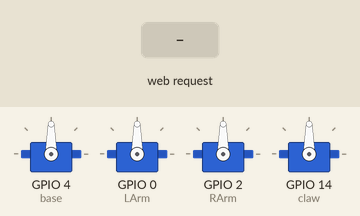
A sketch run on a simulated ESP8266 (NodeMCU). On the bench: 4 × servo. Inputs (shaded band) come from the test bench. WiFi joins after 1.5 s; servers stay silent unless stated; what the sketch prints to the serial monitor is not drawn.

Above: at 3.5 s.
3.6 s: HTTP request GET /bottom received
At 4.06 s:
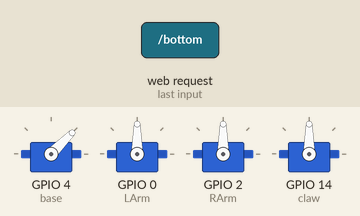
6.6 s: HTTP request GET /left received
At 6.77 s:
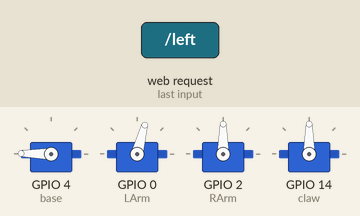
9.6 s: HTTP request GET /right received
At 9.78 s:
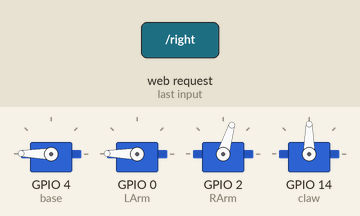
12.6 s: HTTP request GET /bottom received
15.6 s: HTTP request GET /left received
Timing chart, 0 to 19.6 s (numbered marks = the images above; inputs shaded):
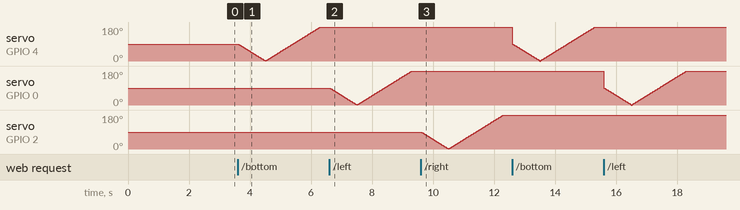

The sketch:

Arm.ino
```cpp
/**********************************************************************
项目名称/Project          : MeArm机械臂控制程序
程序名称/Program name     :
团队/Team                : 太极创客团队 / Taichi-Maker (www.taichi-maker.com)
作者/Author              :
日期/Date（YYYYMMDD）     :
程序目的/Purpose          : http控制MeArm机械臂
-----------------------------------------------------------------------
如需要获得具体电路连接细节，请查阅太极创客制作的
《零基础入门学用Arduino教程 - MeArm篇》页面。
 nodemcu引脚对应数字：      * 16=D0;  *  4=D2; *  0=D3; *  2=D4; * 14=D5; * 12=D6; * 13=D7; * 15=D8; *  3=D9; *  1=D10;
***********************************************************************/
#include <ESP8266WiFi.h>        // 本程序使用 ESP8266WiFi库
#include <ESP8266WiFiMulti.h>   //  ESP8266WiFiMulti库
#include <ESP8266WebServer.h>   //  ESP8266WebServer库
#include "webhtml.h"
#include <Servo.h>

IPAddress local_IP(192, 168, 31, 123);//想要设定的静态ip
IPAddress gateway(192, 168, 31, 1);//当前网关
IPAddress subnet(255, 255, 255, 0);//当前子网掩码

ESP8266WiFiMulti wifiMulti;     // 建立ESP8266WiFiMulti对象,对象名称是 'wifiMulti'
ESP8266WebServer esp8266_server(80);// 建立网络服务器对象，该对象用于响应HTTP请求。监听端口（80）

Servo base, RArm, LArm, claw ;    //创建4个servo对象

// 建立4个int型变量存储当前电机角度值
// 初始角度值为设备启动后初始状态所需要的电机角度数值
int basePos = 90;
int LArmPos = 90;
int RArmPos = 90;
int clawPos = 90;

// 设置舵机转速
int speed =10;

//存储电机极限值(const指定该数值为常量,常量数值在程序运行中不能改变)
const int baseMin = 0;
const int baseMax = 180;
const int LArmMin = 45;
const int LArmMax = 180;
const int RArmMin = 35;
const int RArmMax = 120;
const int clawMin = 25;
const int clawMax = 100;

void setup(void){
  base.attach(4);     // base 伺服舵机连接引脚11 舵机代号'b'
  delay(200);          // 稳定性等待
  LArm.attach(0);     // LArm 伺服舵机连接引脚10 舵机代号'r'
  delay(200);          // 稳定性等待
  RArm.attach(2);      // RArm 伺服舵机连接引脚9  舵机代号'f'
  delay(200);          // 稳定性等待
  claw.attach(14);      // claw 伺服舵机连接引脚6  舵机代号'c'
  delay(200);          // 稳定性等待

  base.write(basePos);
  delay(10);
  RArm.write(RArmPos);
  delay(10);
  LArm.write(LArmPos);
  delay(10);
  claw.write(clawPos);
  delay(10);

  Serial.begin(9600);   // 启动串口通讯

  wifiMulti.addAP("417", "chengda417417"); // 将需要连接的一系列WiFi ID和密码输入这里
  wifiMulti.addAP("ssid_from_AP_2", "your_password_for_AP_2"); // ESP8266-NodeMCU再启动后会扫描当前网络
  wifiMulti.addAP("ssid_from_AP_3", "your_password_for_AP_3"); // 环境查找是否有这里列出的WiFi ID。如果有
  Serial.println("Connecting ...");                            // 则尝试使用此处存储的密码进行连接。

  WiFi.config(local_IP, gateway, subnet);//设置静态IP
  WiFi.mode(WIFI_STA);//设置为接收WiFi模式

  int i = 0;
  while (wifiMulti.run() != WL_CONNECTED) {  // 此处的wifiMulti.run()是重点。通过wifiMulti.run()，NodeMCU将会在当前
    delay(1000);                             // 环境中搜索addAP函数所存储的WiFi。如果搜到多个存储的WiFi那么NodeMCU
    Serial.print(i++); Serial.print(' ');    // 将会连接信号最强的那一个WiFi信号。
  }                                          // 一旦连接WiFI成功，wifiMulti.run()将会返回“WL_CONNECTED”。这也是
                                             // 此处while循环判断是否跳出循环的条件。

  // WiFi连接成功后将通过串口监视器输出连接成功信息
  Serial.println('\n');
  Serial.print("Connected to ");
  Serial.println(WiFi.SSID());              // 通过串口监视器输出连接的WiFi名称
  Serial.print("IP address:\t");
  Serial.println(WiFi.localIP());           // 通过串口监视器输出ESP8266-NodeMCU的IP

  esp8266_server.begin();                           // 启动网站服务
  esp8266_server.on("/", HTTP_GET, handleRoot);     // 设置服务器根目录即'/'的函数'handleRoot'
  // esp8266_server.on("/top", HTTP_GET, top_arm);  // 设置处理LED控制请求的函数'handleLED'
  esp8266_server.on("/bottom", HTTP_GET, bottom_arm);  // 设置处理LED控制请求的函数'handleLED'
  esp8266_server.on("/left", HTTP_GET, left_arm);  // 设置处理LED控制请求的函数'handleLED'
  esp8266_server.on("/right", HTTP_GET, right_arm);  // 设置处理LED控制请求的函数'handleLED'

  esp8266_server.onNotFound(handleNotFound);        // 设置处理404情况的函数'handleNotFound'

  Serial.println("HTTP esp8266_server started");//  告知用户ESP8266网络服务功能已经启动
}

void loop(void){
  esp8266_server.handleClient();                     // 检查http服务器访问
}

/*设置服务器根目录即'/'的函数'handleRoot'
  该函数的作用是每当有客户端访问NodeMCU服务器根目录时，
  NodeMCU都会向访问设备发送 HTTP 状态 200 (Ok) 这是send函数的第一个参数。
  同时NodeMCU还会向浏览器发送HTML代码，以下示例中send函数中第三个参数，
  也就是双引号中的内容就是NodeMCU发送的HTML代码。该代码可在网页中产生LED控制按钮。
  当用户按下按钮时，浏览器将会向NodeMCU的/LED页面发送HTTP请求，请求方式为POST。
  NodeMCU接收到此请求后将会执行handleLED函数内容*/
void handleRoot() {
  esp8266_server.send(200, "text/html", String(HTML));
}

// bottom
void bottom_arm() {

  for (int i=90; i>=1; i--){
    base.write(i);
    delay (speed);
  }

  for (int i=0; i<=179; i++){
    base.write(i);
    delay (speed);
  }

  esp8266_server.sendHeader("Location","/");          // 跳转回页面根目录
  esp8266_server.send(303);                           // 发送Http相应代码303 跳转
}

// left
void left_arm() {

  for (int i=90; i>=1; i--){
    LArm.write(i);
    delay (speed);
  }

  for (int i=0; i<=179; i++){
    LArm.write(i);
    delay (speed);
  }

  esp8266_server.sendHeader("Location","/");          // 跳转回页面根目录
  esp8266_server.send(303);                           // 发送Http相应代码303 跳转
}

// right
void right_arm() {

  for (int i=90; i>=1; i--){
    RArm.write(i);
    delay (speed);
  }

  for (int i=0; i<=179; i++){
    RArm.write(i);
    delay (speed);
  }

  esp8266_server.sendHeader("Location","/");          // 跳转回页面根目录
  esp8266_server.send(303);                           // 发送Http相应代码303 跳转
}


// 设置处理404情况的函数'handleNotFound'
void handleNotFound(){
  esp8266_server.send(404, "text/plain", "你干嘛？哎哟！"); // 发送 HTTP 状态 404 (未找到页面) 并向浏览器发送文字 "404: Not found"
}
```

webhtml.h
```cpp
const char HTML[] = R"=====(
<!--    R""表示不转义，这个写法表示显示原始字符串，会原样输出括号里的字符串   -->
<html><head>
  <meta http-equiv=Content-Type content="text/html; charset=utf-8">
  <title>417室内环境监控</title>
  <meta name='viewport' content='width=device-width, initial-scale=1.0, user-scalable=no, minimum-scale=1.0, maximum-scale=1.0'/>
  <style type="text/css">
  .button {
    background-color: #4CAF50; /* Green */
    border: none;
    color: white;
    padding: 15px 32px;
    margin-left: 20px;
    margin-right: 20px;
    text-align: center;
    text-decoration: none;
    display: inline-block;
    font-size: 16px;
  }
  </style>
  <body style="background-color: #FFCCCC ">
  <center>
  <div>
  <br><br><br>
  <h1>基于WiFi的MeArm机械臂</h1><BR><BR>
    <button id=top_arm class="button" onclick="top_arm()">Top</button>
    <button id=bottom_arm class="button" onclick="bottom_arm()">Bottom</button><BR><BR>
    <button id=left_arm class="button" onclick="left_arm()">Left</button>
    <button id=right_arm class="button" onclick="right_arm()">Right</button><BR><BR>
  <!--    <form action="/ON" method="POST"><input type="submit" value="开灯"></form>-->
  <!--    <form action="/OFF" method="POST"><input type="submit" value="关灯"></form>-->
  </div>
   <br>
  <div><h2>
    温度: <span id="temp_val">0</span>
    <span id="Tdanwei"> ℃</span><br><br>

     湿度: <span id="humi_val">0</span>
    <span id="Hdanwei"> %RH</span><br><br>

    LED 状态: <span id="state">测试中</span>
  </h2>
  </div>

  <script>
  <!--    开灯   -->
  function top_arm()
  {
      window.location.href="/top";
  }
  <!--    关灯   -->
  function bottom_arm()
  {
      window.location.href="/bottom";
  }
  <!--    开空调   -->
  function left_arm()
  {
      window.location.href="/left";
  }
  <!--    关空调   -->
  function right_arm()
  {
      window.location.href="/right";
  }
  </script>

  </center>
  </body>
</html>

)=====";
```
